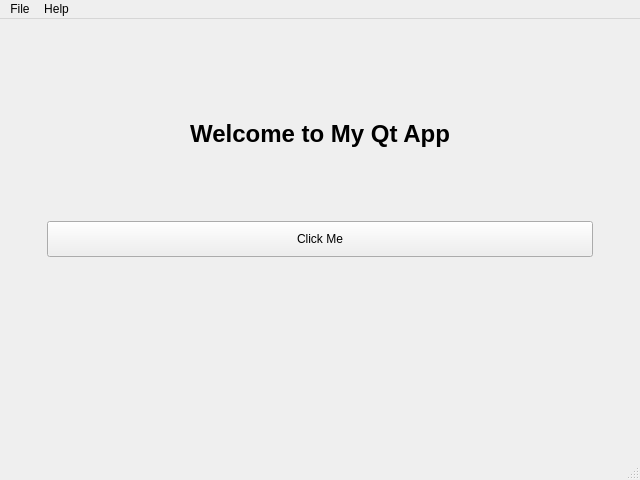
<?xml version="1.0" encoding="UTF-8"?>
<ui version="4.0">
 <class>MainWindow</class>
 <widget class="QMainWindow" name="MainWindow">
  <property name="geometry">
   <rect>
    <x>0</x>
    <y>0</y>
    <width>640</width>
    <height>480</height>
   </rect>
  </property>
  <property name="windowTitle">
   <string>My Qt App</string>
  </property>
  <widget class="QWidget" name="centralwidget">
   <layout class="QVBoxLayout" name="verticalLayout">
    <property name="spacing">
     <number>20</number>
    </property>
    <property name="margin">
     <number>40</number>
    </property>
    <item>
     <spacer name="topSpacer">
      <property name="orientation">
       <enum>Qt::Vertical</enum>
      </property>
     </spacer>
    </item>
    <item>
     <widget class="QLabel" name="titleLabel">
      <property name="text">
       <string>Welcome to My Qt App</string>
      </property>
      <property name="alignment">
       <set>Qt::AlignCenter</set>
      </property>
      <property name="font">
       <font>
        <pointsize>18</pointsize>
        <weight>75</weight>
        <bold>true</bold>
       </font>
      </property>
     </widget>
    </item>
    <item>
     <layout class="QHBoxLayout" name="buttonLayout">
      <item>
       <spacer name="leftSpacer">
        <property name="orientation">
         <enum>Qt::Horizontal</enum>
        </property>
       </spacer>
      </item>
      <item>
       <widget class="QPushButton" name="pushButton">
        <property name="text">
         <string>Click Me</string>
        </property>
        <property name="minimumSize">
         <size>
          <width>120</width>
          <height>36</height>
         </size>
        </property>
       </widget>
      </item>
      <item>
       <spacer name="rightSpacer">
        <property name="orientation">
         <enum>Qt::Horizontal</enum>
        </property>
       </spacer>
      </item>
     </layout>
    </item>
    <item>
     <widget class="QLabel" name="statusLabel">
      <property name="text">
       <string></string>
      </property>
      <property name="alignment">
       <set>Qt::AlignCenter</set>
      </property>
     </widget>
    </item>
    <item>
     <spacer name="bottomSpacer">
      <property name="orientation">
       <enum>Qt::Vertical</enum>
      </property>
     </spacer>
    </item>
   </layout>
  </widget>
  <widget class="QMenuBar" name="menubar">
   <property name="geometry">
    <rect>
     <x>0</x>
     <y>0</y>
     <width>640</width>
     <height>22</height>
    </rect>
   </property>
   <widget class="QMenu" name="menuFile">
    <property name="title">
     <string>File</string>
    </property>
    <addaction name="actionQuit"/>
   </widget>
   <widget class="QMenu" name="menuHelp">
    <property name="title">
     <string>Help</string>
    </property>
    <addaction name="actionAbout"/>
   </widget>
   <addaction name="menuFile"/>
   <addaction name="menuHelp"/>
  </widget>
  <widget class="QStatusBar" name="statusbar"/>
  <action name="actionQuit">
   <property name="text">
    <string>Quit</string>
   </property>
   <property name="shortcut">
    <string>Ctrl+Q</string>
   </property>
  </action>
  <action name="actionAbout">
   <property name="text">
    <string>About</string>
   </property>
  </action>
 </widget>
 <resources/>
 <connections>
  <connection>
   <sender>actionQuit</sender>
   <signal>triggered()</signal>
   <receiver>MainWindow</receiver>
   <slot>close()</slot>
  </connection>
 </connections>
</ui>
